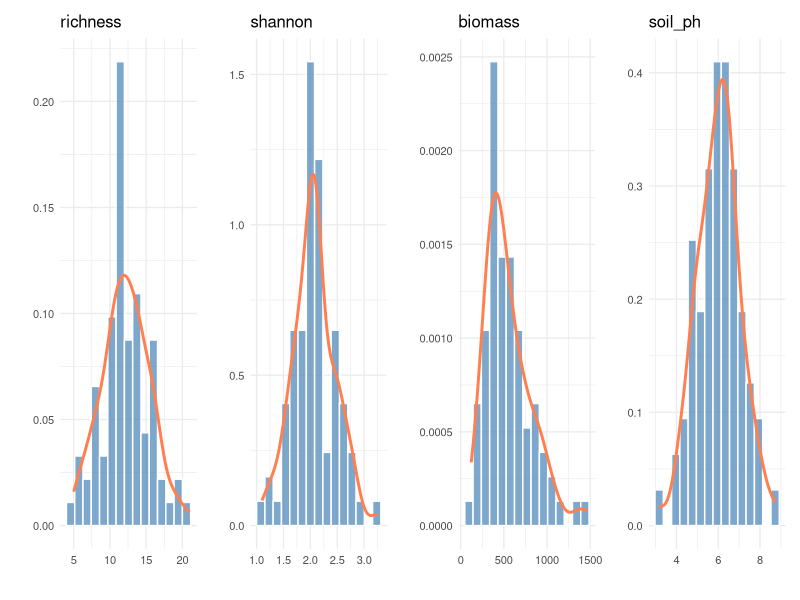
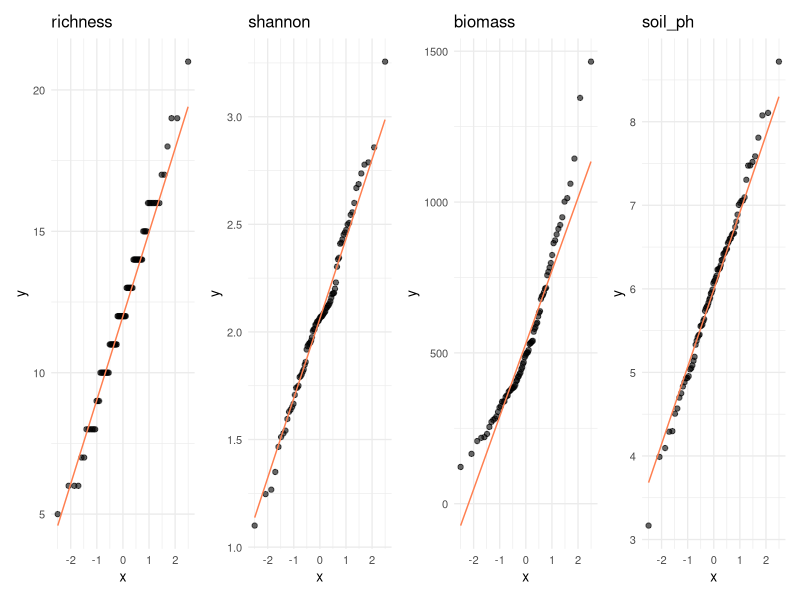
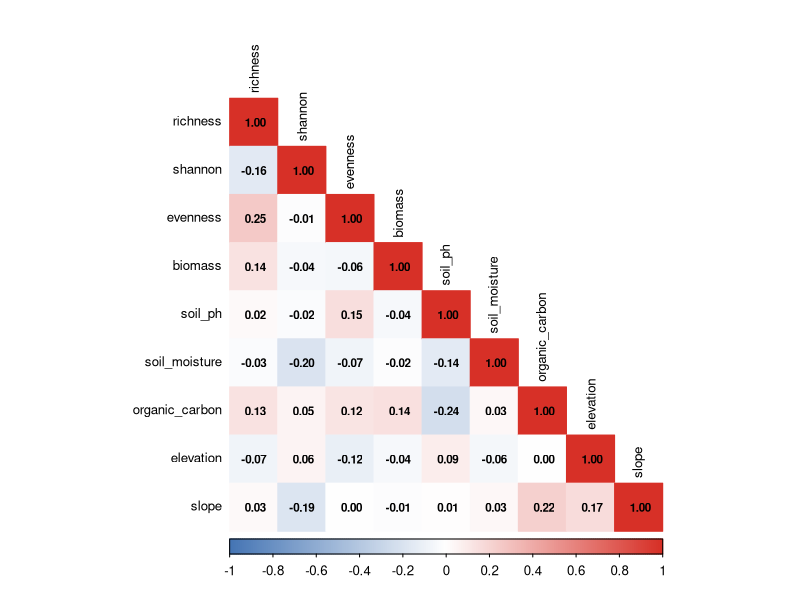
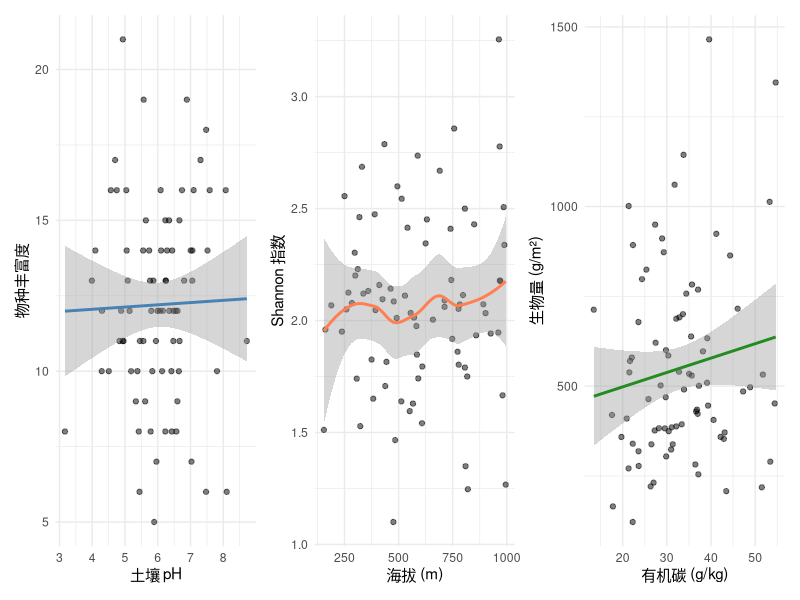
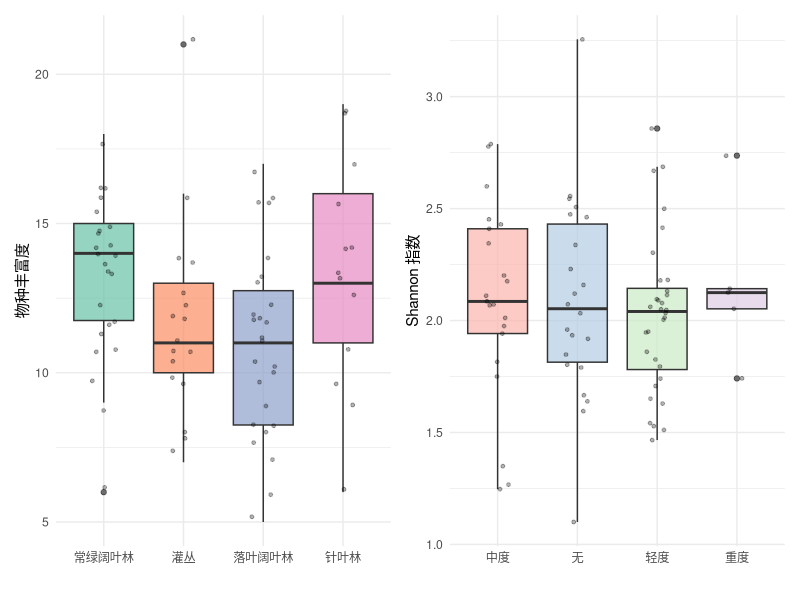

The R source for these figures, in order:
## ---- chunk 1
library(tidyverse)
library(corrplot)
library(patchwork)
## ---- chunk 2
set.seed(2027)
n <- 80

diversity <- tibble(
  plot_id = paste0("P", sprintf("%03d", 1:n)),
  richness = rpois(n, lambda = 12),
  shannon = rnorm(n, 2.1, 0.4),
  evenness = runif(n, 0.5, 0.95),
  biomass = rlnorm(n, log(500), 0.5),
  soil_ph = rnorm(n, 6.0, 0.9),
  soil_moisture = runif(n, 15, 55),
  organic_carbon = rlnorm(n, log(30), 0.3),
  elevation = runif(n, 150, 1000),
  slope = runif(n, 2, 40),
  habitat = sample(c("常绿阔叶林", "落叶阔叶林", "针叶林", "灌丛"), n,
                   replace = TRUE, prob = c(0.35, 0.25, 0.2, 0.2)),
  disturbance = sample(c("无", "轻度", "中度", "重度"), n,
                       replace = TRUE, prob = c(0.3, 0.35, 0.25, 0.1))
)

head(diversity)
## ---- chunk 3
# 维度
dim(diversity)

# 结构
glimpse(diversity)

# 数值变量摘要
diversity |>
  select(where(is.numeric)) |>
  summary()
## ---- chunk 4
diversity |>
  select(where(is.numeric)) |>
  pivot_longer(everything(), names_to = "variable", values_to = "value") |>
  group_by(variable) |>
  summarise(
    n = n(),
    mean = round(mean(value), 2),
    sd = round(sd(value), 2),
    median = round(median(value), 2),
    min = round(min(value), 2),
    max = round(max(value), 2),
    cv = round(sd(value) / mean(value) * 100, 1)  # 变异系数 (%)
  ) |>
  arrange(desc(cv))
## ---- chunk 5
diversity |>
  group_by(habitat) |>
  summarise(
    n = n(),
    mean_richness = round(mean(richness), 1),
    sd_richness = round(sd(richness), 1),
    mean_shannon = round(mean(shannon), 2),
    mean_biomass = round(mean(biomass), 0)
  ) |>
  arrange(desc(mean_richness))
## ---- chunk 6
#| fig-width: 10
#| fig-asp: 0.4

vars_to_check <- c("richness", "shannon", "biomass", "soil_ph")

plots <- map(vars_to_check, function(var) {
  ggplot(diversity, aes(x = .data[[var]])) +
    geom_histogram(aes(y = after_stat(density)), bins = 15,
                   fill = "steelblue", alpha = 0.7, color = "white") +
    geom_density(color = "coral", linewidth = 1) +
    labs(title = var, x = "", y = "") +
    theme_minimal(base_size = 10)
})

wrap_plots(plots, nrow = 1)
## ---- chunk 7
#| fig-width: 10
#| fig-asp: 0.4

qq_plots <- map(vars_to_check, function(var) {
  ggplot(diversity, aes(sample = .data[[var]])) +
    stat_qq(alpha = 0.6) +
    stat_qq_line(color = "coral") +
    labs(title = var) +
    theme_minimal(base_size = 10)
})

wrap_plots(qq_plots, nrow = 1)
## ---- chunk 8
diversity |>
  select(all_of(vars_to_check)) |>
  pivot_longer(everything(), names_to = "variable", values_to = "value") |>
  group_by(variable) |>
  summarise(
    W = shapiro.test(value)$statistic,
    p_value = shapiro.test(value)$p.value,
    normal = if_else(p_value > 0.05, "✅ 是", "❌ 否")
  )
## ---- chunk 9
#| fig-width: 7
#| fig-asp: 1

cor_data <- diversity |>
  select(richness, shannon, evenness, biomass, soil_ph, soil_moisture,
         organic_carbon, elevation, slope)

cor_matrix <- cor(cor_data, use = "complete.obs")

corrplot(cor_matrix, method = "color", type = "lower",
         addCoef.col = "black", number.cex = 0.7,
         tl.col = "black", tl.cex = 0.8,
         col = colorRampPalette(c("#4575b4", "white", "#d73027"))(200))
## ---- chunk 10
#| fig-width: 10
#| fig-asp: 0.35

p1 <- ggplot(diversity, aes(x = soil_ph, y = richness)) +
  geom_point(alpha = 0.5) +
  geom_smooth(method = "lm", color = "steelblue") +
  labs(x = "土壤 pH", y = "物种丰富度") +
  theme_minimal()

p2 <- ggplot(diversity, aes(x = elevation, y = shannon)) +
  geom_point(alpha = 0.5) +
  geom_smooth(method = "loess", color = "coral") +
  labs(x = "海拔 (m)", y = "Shannon 指数") +
  theme_minimal()

p3 <- ggplot(diversity, aes(x = organic_carbon, y = biomass)) +
  geom_point(alpha = 0.5) +
  geom_smooth(method = "lm", color = "forestgreen") +
  labs(x = "有机碳 (g/kg)", y = "生物量 (g/m²)") +
  theme_minimal()

p1 + p2 + p3
## ---- chunk 11
#| fig-width: 10
#| fig-asp: 0.4

p_hab <- ggplot(diversity, aes(x = habitat, y = richness, fill = habitat)) +
  geom_boxplot(alpha = 0.7) +
  geom_jitter(width = 0.15, alpha = 0.3, size = 1) +
  labs(x = "", y = "物种丰富度") +
  scale_fill_brewer(palette = "Set2") +
  theme_minimal() +
  theme(legend.position = "none")

p_dist <- ggplot(diversity, aes(x = disturbance, y = shannon, fill = disturbance)) +
  geom_boxplot(alpha = 0.7) +
  geom_jitter(width = 0.15, alpha = 0.3, size = 1) +
  labs(x = "", y = "Shannon 指数") +
  scale_fill_brewer(palette = "Pastel1") +
  theme_minimal() +
  theme(legend.position = "none")

p_hab + p_dist
